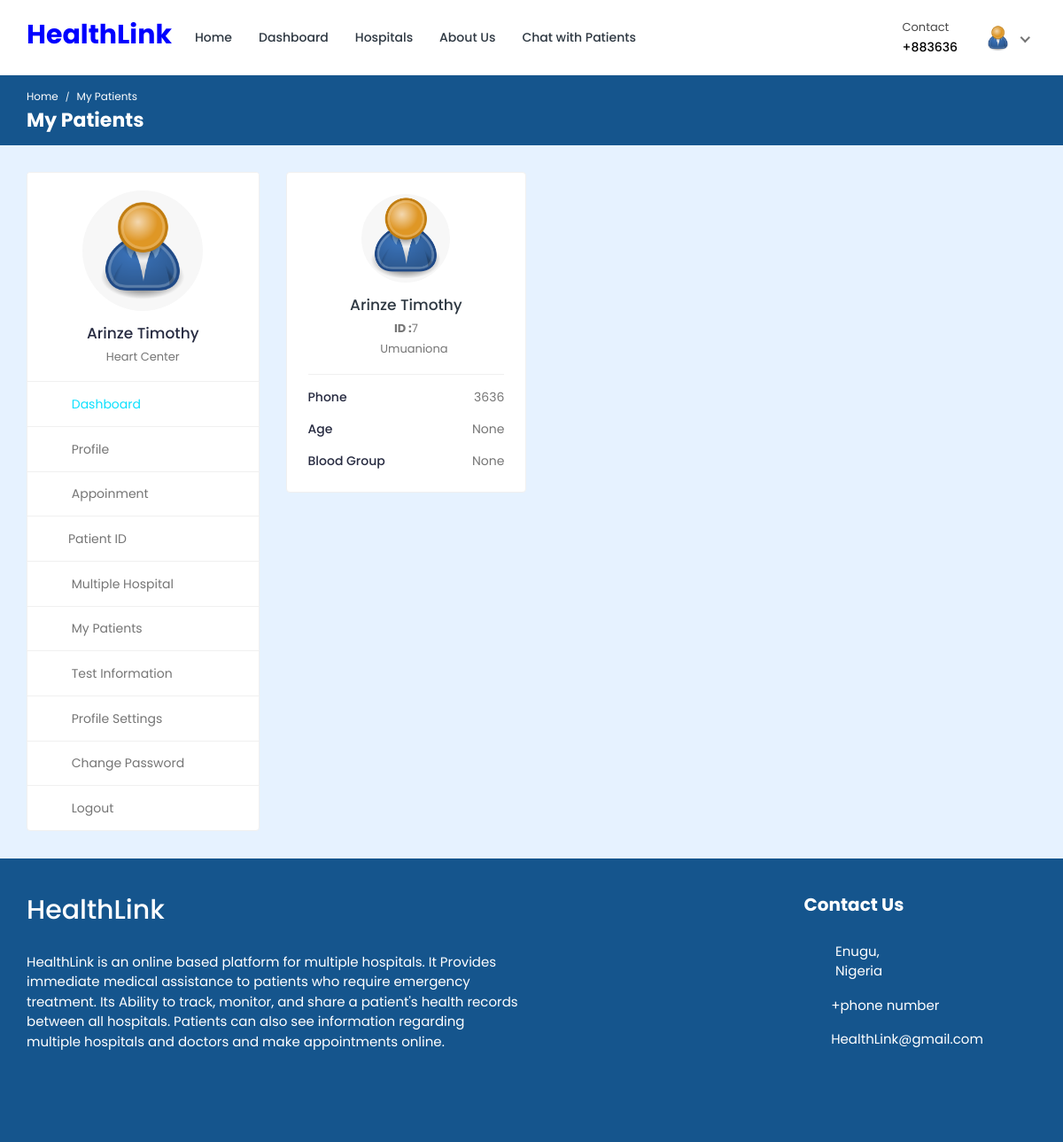
Page /doctor/my-patients/ (signed in) on the committed database.
### doctor/models.py (models this page shows, shortened)
class Doctor_Information(models.Model):
    DOCTOR_TYPE = (
        ('Cardiologists', 'Cardiologists'),
        ('Neurologists', 'Neurologists'),
        ('Pediatricians', 'Pediatricians'),
        ('Physiatrists', 'Physiatrists'),
        ('Dermatologists', 'Dermatologists'),
    )
    doctor_id = models.AutoField(primary_key=True)
    user = models.OneToOneField(User, on_delete=models.CASCADE, null=True, blank=True, related_name='profile')
    name = models.CharField(max_length=200, null=True, blank=True)
    username = models.CharField(max_length=200, null=True, blank=True)
    gender = models.CharField(max_length=200, null=True, blank=True)
    description = models.TextField(max_length=1000, null=True, blank=True)
    department = models.CharField(max_length=200, choices=DOCTOR_TYPE, null=True, blank=True)
    department_name = models.ForeignKey(hospital_department, on_delete=models.SET_NULL, null=True, blank=True)
    specialization = models.ForeignKey(specialization, on_delete=models.SET_NULL, null=True, blank=True)
    featured_image = models.ImageField(upload_to='doctors/', default='doctors/user-default.png', null=True, blank=True)
    certificate_image = models.ImageField(upload_to='doctors_certificate/', default='doctors_certificate/default.png', null=True, blank=True)
    email = models.EmailField(max_length=200, null=True, blank=True)
    phone_number = models.CharField(max_length=200, null=True, blank=True)
    nid = models.CharField(max_length=200, null=True, blank=True)
    visiting_hour = models.CharField(max_length=200, null=True, blank=True)
    consultation_fee = models.IntegerField(null=True, blank=True)
    report_fee = models.IntegerField(null=True, blank=True)
    dob = models.CharField(max_length=200, null=True, blank=True)
    institute = models.CharField(max_length=200, null=True, blank=True)
    degree = models.CharField(max_length=200, null=True, blank=True)
    completion_year = models.CharField(max_length=200, null=True, blank=True)
    work_place = models.CharField(max_length=200, null=True, blank=True)
    designation = models.CharField(max_length=200, null=True, blank=True)
    start_year = models.CharField(max_length=200, null=True, blank=True)
    end_year = models.CharField(max_length=200, null=True, blank=True)
    register_status =  models.CharField(max_length=200, null=True, blank=True)
    hospital_name = models.ForeignKey(Hospital_Information, on_delete=models.SET_NULL, null=True, blank=True)

class Appointment(models.Model):
    APPOINTMENT_TYPE = (
        ('report', 'report'),
        ('checkup', 'checkup'),
    )
    APPOINTMENT_STATUS = (
        ('pending', 'pending'),
        ('confirmed', 'confirmed'),
        ('cancelled', 'cancelled'),
    )
    id = models.AutoField(primary_key=True)
    date = models.DateField(null=True, blank=True)
    time = models.CharField(max_length=200, null=True, blank=True)
    doctor = models.ForeignKey(Doctor_Information, on_delete=models.CASCADE, null=True, blank=True)
    patient = models.ForeignKey(Patient, on_delete=models.CASCADE, null=True, blank=True)
    appointment_type = models.CharField(max_length=200, choices=APPOINTMENT_TYPE)
    appointment_status = models.CharField(max_length=200, choices=APPOINTMENT_STATUS)
    serial_number = models.CharField(max_length=200, null=True, blank=True)
    payment_status = models.CharField(max_length=200, null=True, blank=True, default='pending')
    transaction_id = models.CharField(max_length=255, null=True, blank=True)
    message = models.CharField(max_length=255, null=True, blank=True)

### hospital_admin/models.py (models this page shows, shortened)
class specialization(models.Model):
    specialization_id = models.AutoField(primary_key=True)
    specialization_name = models.CharField(max_length=200, null=True, blank=True)
    hospital = models.ForeignKey(Hospital_Information, on_delete=models.CASCADE, null=True, blank=True)

### hospital/models.py (models this page shows, shortened)
class Patient(models.Model):
    patient_id = models.AutoField(primary_key=True)
    user = models.OneToOneField(User, on_delete=models.CASCADE, null=True, blank=True, related_name='patient')
    name = models.CharField(max_length=200, null=True, blank=True)
    username = models.CharField(max_length=200, null=True, blank=True)
    age = models.IntegerField(null=True, blank=True)
    email = models.EmailField(max_length=200, null=True, blank=True)
    phone_number = models.IntegerField(null=True, blank=True)
    address = models.CharField(max_length=200, null=True, blank=True)
    featured_image = models.ImageField(upload_to='patients/', default='patients/user-default.png', null=True, blank=True)
    blood_group = models.CharField(max_length=200, null=True, blank=True)
    history = models.CharField(max_length=200, null=True, blank=True)
    dob = models.CharField(max_length=200, null=True, blank=True)
    nid = models.CharField(max_length=200, null=True, blank=True)
    serial_number = models.CharField(max_length=200, null=True, blank=True)
    login_status = models.CharField(max_length=200, null=True, blank=True, default="offline")

### doctor/views.py (the view)
# urls.py: path('my-patients/', views.my_patients, name='my-patients'),
@csrf_exempt
@login_required(login_url="doctor-login")
def my_patients(request):
    if request.user.is_doctor:
        doctor = Doctor_Information.objects.get(user=request.user)
        appointments = Appointment.objects.filter(doctor=doctor).filter(appointment_status='confirmed')
    else:
        redirect('doctor-logout')
    context = {'doctor': doctor, 'appointments': appointments}
    return render(request, 'my-patients.html', context)

### templates/my-patients.html (shortened to what this page needs)
{% load static %}
<!DOCTYPE html>
<html lang="en">
<head>
		<link rel="stylesheet" href="{% static 'HealthStack-System/css/Normal/bootstrap.min.css' %}">
		<link rel="stylesheet" href="{% static 'HealthStack-System/plugins/Normal/fontawesome/css/fontawesome.min.css' %}">
		<link rel="stylesheet" href="{% static 'HealthStack-System/plugins/Normal/fontawesome/css/all.min.css' %}">
		<link rel="stylesheet" href="{% static 'HealthStack-System/css/Normal/style.css' %}">
	</head>
	<body>
		<div class="main-wrapper">
			<header class="header">{% include 'doctor-navbar.html' %}</header>
			<div class="breadcrumb-bar">
				<div class="container-fluid">
					<div class="row align-items-center">
						<div class="col-md-12 col-12">
							<nav aria-label="breadcrumb" class="page-breadcrumb">
								<ol class="breadcrumb">
									<li class="breadcrumb-item"><a href="{% url 'doctor-dashboard' %}">Home</a></li>
									<li class="breadcrumb-item active" aria-current="page">My Patients</li>
								</ol>
							</nav>
							<h2 class="breadcrumb-title">My Patients</h2>
						</div>
					</div>
				</div>
			</div>
			<div class="content">
				<div class="container-fluid">
					<div class="row">
						<div class="col-md-5 col-lg-4 col-xl-3 theiaStickySidebar">
							<div>{% include 'doctor-sidebar.html' %}</div>
						</div>
						<div class="col-md-7 col-lg-8 col-xl-9">
							<div class="row row-grid">
								{% for appointment in appointments %}
								<div class="col-md-6 col-lg-4 col-xl-3">
									<div class="card widget-profile pat-widget-profile">
										<div class="card-body">
											<div class="pro-widget-content">
												<div class="profile-info-widget">
													<a href="{% url 'patient-profile' pk=appointment.patient.patient_id %}" class="booking-doc-img">
														<img src="{{appointment.patient.featured_image.url}}" alt="User Image">
													</a>
													<div class="profile-det-info">
														<h3><a href="{% url 'patient-profile' pk=appointment.patient.patient_id %}">{{appointment.patient.name}}</a></h3>
														<div class="patient-details">
															<h5><b>ID :</b>{{appointment.patient.patient_id}}</h5>
															<h5 class="mb-0"><i class="fas fa-map-marker-alt"></i>{{appointment.patient.address}}</h5>
														</div>
													</div>
												</div>
											</div>
											<div class="patient-info">
												<ul>
													<li>Phone <span>{{appointment.patient.phone_number}}</span></li>
													<li>Age <span>{{appointment.patient.age}}</span></li>
													<li>Blood Group <span>{{appointment.patient.blood_group}}</span></li>
												</ul>
											</div>
										</div>
									</div>
								</div>
								{% endfor %}
							</div>
						</div>
					</div>
				</div>
			</div>
			{% include 'footer.html' %}
		</div>
	</body>
</html>

### templates/doctor-navbar.html (shortened to what this page needs)
{% load static %}
<nav class="navbar navbar-expand-lg header-nav">
  <div class="navbar-header">
    <a href="{% url 'hospital_home'%}" class="navbar-brand logo">
      <h2 style="color:blue;font-weight:bold;">HealthLink</h2>
    </a>
  </div>
  <div class="main-menu-wrapper">
    <ul class="main-nav">
      <li>
        <a href="{% url 'hospital_home'%}">Home</a>
      </li>
      <li>
        <a href="{% url 'doctor-dashboard'%}">Dashboard</a>
      </li>
      <li><a href="{% url 'multiple-hospital' %}" style="text-decoration: none;">Hospitals</a></li>
      <li>
        <a href="{% url 'about-us'%}">About Us</a>
      </li>
      <li>
        <a href="{% url 'chat-home' pk=user.id %}">Chat with Patients</a>
      </li>
    </ul>
  </div>
  <ul class="nav header-navbar-rht">
    <li class="nav-item contact-item">
      <div class="header-contact-img">
        <i class="far fa-hospital"></i>
      </div>
      <div class="header-contact-detail">
        <p class="contact-header">Contact</p>
        <p class="contact-info-header">+88{{doctor.phone_number}}</p>
      </div>
    </li>
    <li class="nav-item dropdown has-arrow logged-item">
      <a href="#" class="dropdown-toggle nav-link" data-toggle="dropdown">
        <span class="user-img">
          <img
            class="rounded-circle"
            src="{{ doctor.featured_image.url }}"
            width="31"
            alt="Darren Elder"
          />
        </span>
      </a>
    </li>
  </ul>
</nav>

### templates/doctor-sidebar.html (shortened to what this page needs)
{% load static %}
<div class="profile-sidebar">
  <div class="widget-profile pro-widget-content">
    <div class="profile-info-widget">
      <a href="#" class="booking-doc-img">
        <img
          src="{{ doctor.featured_image.url }}"
          alt="User Image"
        />
      </a>
      <div class="profile-det-info">
        <h3>{{ doctor.name }}</h3>
        <div class="patient-details">
          <h5 class="mb-0">{{doctor.specialization.specialization_name}}</h5>
        </div>
      </div>
    </div>
  </div>
  <div class="dashboard-widget">
    <nav class="dashboard-menu sidebar">
      <ul>
        <li class="active">
          <a href="{% url 'doctor-dashboard' %}">
            <i class="fas fa-columns"></i>
            <span>Dashboard</span>
          </a>
        </li>
        <li>
        <a href="{% url 'doctor-profile' pk=doctor.doctor_id %}">
          <i class="fas fa-user"></i>
          <span>Profile</span>
        </a>
      </li>
        <li>
          <a href="{% url 'appointments'%}">
            <i class="fas fa-user-circle"></i>
            <span>Appoinment</span>
          </a>
        </li>
        <li class="nav-item has-submenu">
            <a href="#" class="nav-link"><i class="fas fa-search"></i><span>Patient ID</span></a>
        </li>
        <li>
          <a href="{% url 'multiple-hospital' %}">
            <i class="fas fa-hospital"></i>
            <span>Multiple Hospital</span>
          </a>
      </li>
        <li>
          <a href="{% url 'my-patients' %}">
            <i class="fas fa-user-injured"></i>
            <span>My Patients</span>
          </a>
        </li>
        <li>
          <a href="{% url 'doctor-test-list'%}" target="_blank">
            <i class="fas fa-hourglass-start"></i>
            <span>Test Information</span>
          </a>
        </li>
        <li>
          <a
            href="{% url 'doctor-profile-settings' %}"
          >
            <i class="fas fa-user-cog"></i>
            <span>Profile Settings</span>
          </a>
        </li>
        <li>
          <a href="{% url 'doctor-change-password' pk=user.id%}">
            <i class="fas fa-lock"></i>
            <span>Change Password</span>
          </a>
        </li>
        <li>
          <a href="{% url 'doctor-logout'%}">
            <i class="fas fa-sign-out-alt"></i>
            <span>Logout</span>
          </a>
        </li>
      </ul>
    </nav>
  </div>
</div>

### rows in the picture
Doctor_Information: phone_number "3636", featured_image (placeholder picture), name "Arinze Timothy", specialization.specialization_name "Heart Center"
Appointment: patient.featured_image (placeholder picture), patient.name "Arinze Timothy", patient.patient_id "7", patient.address "Umuaniona", patient.phone_number "3636", patient.age "None", patient.blood_group "None"
